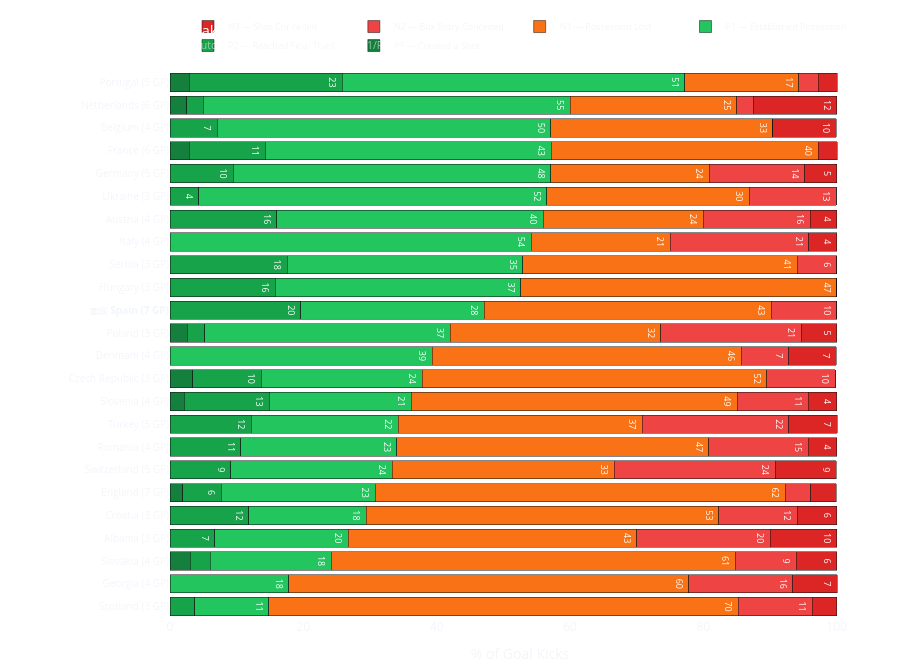

The cell this chart's notebook holds for it:
### Markdown cell above
---
## 6. Full 6-Tier Outcome Breakdown — All Teams

Stacked horizontal bar showing the P1–P3 / N1–N3 split for every team, sorted by positive outcome rate. This gives the complete picture of how each nation's goal-kick build-up ended.

### Code cell
# ══════════════════════════════════════════════════════════════
# CELL 11 — KPI 5: 6-Tier Outcome Stacked Bar (all teams)
# ══════════════════════════════════════════════════════════════

TIER_META = {
    'P1': ('#22c55e', 'Established Possession'),
    'P2': ('#16a34a', 'Reached Final Third'),
    'P3': ('#15803d', 'Created a Shot'),
    'N1': ('#f97316', 'Possession Lost'),
    'N2': ('#ef4444', 'Box Entry Conceded'),
    'N3': ('#dc2626', 'Shot Conceded'),
}

# Sort teams by positive_pct descending
sorted_kpi = kpi_df.sort_values('positive_pct', ascending=True).copy()

# Compute percentages for each tier
for code in ['P1', 'P2', 'P3', 'N1', 'N2', 'N3']:
    sorted_kpi[f'{code}_pct'] = (sorted_kpi[code] / sorted_kpi['total_gk'] * 100).round(1)

fig_tiers = go.Figure()

for code in ['P3', 'P2', 'P1', 'N1', 'N2', 'N3']:
    color, label = TIER_META[code]
    vals = sorted_kpi[f'{code}_pct'].tolist()

    fig_tiers.add_trace(go.Bar(
        y=sorted_kpi['team'],
        x=vals,
        orientation='h',
        name=f'{code} — {label}',
        marker_color=color,
        text=[f'{v:.0f}' if v >= 4 else '' for v in vals],
        textposition='inside',
        textfont=dict(size=9, color='white'),
        hovertemplate='<b>%{y}</b><br>' + f'{code} ({label})' + ': %{x:.1f}%<extra></extra>',
    ))

# Build y-axis labels with match count (GP) and 🇪🇸 for Spain
team_labels = sorted_kpi['team'].tolist()
highlighted_labels = []
for _, r in sorted_kpi.iterrows():
    t = r['team']
    gp = int(r['matches'])
    if t == HIGHLIGHT_TEAM:
        highlighted_labels.append(f'<b>🇪🇸 {t} ({gp} GP)</b>')
    else:
        highlighted_labels.append(f'{t} ({gp} GP)')

fig_tiers.update_layout(
    barmode='stack',
    template='plotly_dark',
    title=dict(
        text='🏆 6-Tier Outcome Breakdown — All Teams'
             '<br><sup style="color:rgba(255,255,255,0.55)">'
             'Euro 2024 · Sorted by Positive Outcome % · '
             'GP = Games Played · '
             'P1/P2/P3 (positive) · N1/N2/N3 (negative)</sup>',
        font=dict(size=15, color='white'),
    ),
    xaxis=dict(
        title='% of Goal Kicks',
        gridcolor='rgba(255,255,255,0.06)',
        zeroline=False,
        range=[0, 105],
    ),
    yaxis=dict(
        title='',
        tickfont=dict(size=10),
        ticktext=highlighted_labels,
        tickvals=team_labels,
    ),
    paper_bgcolor='rgba(0,0,0,0)',
    plot_bgcolor='rgba(0,0,0,0)',
    height=max(550, len(sorted_kpi) * 28),
    margin=dict(l=170, r=30, t=70, b=40),
    legend=dict(
        orientation='h',
        yanchor='bottom', y=1.02,
        xanchor='center', x=0.5,
        font=dict(size=9),
    ),
    bargap=0.2,
)

fig_tiers.show()

### Figure 1 — Plotly figure (JSON) as saved in the notebook; plotly's stock layout.template omitted (floating-point values rounded to 4 significant figures)
{"data": [{"hovertemplate": "<b>%{y}</b><br>P3 (Created a Shot): %{x:.1f}%<extra></extra>", "marker": {"color": "#15803d"}, "name": "P3 — Created a Shot", "orientation": "h", "text": ["", "", "", "", "", "", "", "", "", "", "", "", "", "", "", "", "", "", "", "", "", "", "", ""], "textfont": {"color": "white", "size": 9}, "textposition": "inside", "type": "bar", "x": [0, 0, 3, 0, 0, 1.9, 0, 0, 0, 2.1, 3.4, 0, 2.6, 0, 0, 0, 0, 0, 0, 0, 2.9, 0, 2.5, 2.9], "y": ["Scotland", "Georgia", "Slovakia", "Albania", "Croatia", "England", "Switzerland", "Romania", "Turkey", "Slovenia", "Czech Republic", "Denmark", "Poland", "Spain", "Hungary", "Serbia", "Italy", "Austria", "Ukraine", "Germany", "France", "Belgium", "Netherlands", "Portugal"]}, {"hovertemplate": "<b>%{y}</b><br>P2 (Reached Final Third): %{x:.1f}%<extra></extra>", "marker": {"color": "#16a34a"}, "name": "P2 — Reached Final Third", "orientation": "h", "text": ["", "", "", "7", "12", "6", "9", "11", "12", "13", "10", "", "", "20", "16", "18", "", "16", "4", "10", "11", "7", "", "23"], "textfont": {"color": "white", "size": 9}, "textposition": "inside", "type": "bar", "x": [3.7, 0, 3, 6.7, 11.8, 5.8, 9.1, 10.6, 12.2, 12.8, 10.3, 0, 2.6, 19.6, 15.8, 17.6, 0, 16, 4.3, 9.5, 11.4, 7.1, 2.5, 22.9], "y": ["Scotland", "Georgia", "Slovakia", "Albania", "Croatia", "England", "Switzerland", "Romania", "Turkey", "Slovenia", "Czech Republic", "Denmark", "Poland", "Spain", "Hungary", "Serbia", "Italy", "Austria", "Ukraine", "Germany", "France", "Belgium", "Netherlands", "Portugal"]}, {"hovertemplate": "<b>%{y}</b><br>P1 (Established Possession): %{x:.1f}%<extra></extra>", "marker": {"color": "#22c55e"}, "name": "P1 — Established Possession", "orientation": "h", "text": ["11", "18", "18", "20", "18", "23", "24", "23", "22", "21", "24", "39", "37", "28", "37", "35", "54", "40", "52", "48", "43", "50", "55", "51"], "textfont": {"color": "white", "size": 9}, "textposition": "inside", "type": "bar", "x": [11.1, 17.8, 18.2, 20, 17.6, 23.1, 24.2, 23.4, 22, 21.3, 24.1, 39.3, 36.8, 27.5, 36.8, 35.3, 54.2, 40, 52.2, 47.6, 42.9, 50, 55, 51.4], "y": ["Scotland", "Georgia", "Slovakia", "Albania", "Croatia", "England", "Switzerland", "Romania", "Turkey", "Slovenia", "Czech Republic", "Denmark", "Poland", "Spain", "Hungary", "Serbia", "Italy", "Austria", "Ukraine", "Germany", "France", "Belgium", "Netherlands", "Portugal"]}, {"hovertemplate": "<b>%{y}</b><br>N1 (Possession Lost): %{x:.1f}%<extra></extra>", "marker": {"color": "#f97316"}, "name": "N1 — Possession Lost", "orientation": "h", "text": ["70", "60", "61", "43", "53", "62", "33", "47", "37", "49", "52", "46", "32", "43", "47", "41", "21", "24", "30", "24", "40", "33", "25", "17"], "textfont": {"color": "white", "size": 9}, "textposition": "inside", "type": "bar", "x": [70.4, 60, 60.6, 43.3, 52.9, 61.5, 33.3, 46.8, 36.6, 48.9, 51.7, 46.4, 31.6, 43.1, 47.4, 41.2, 20.8, 24, 30.4, 23.8, 40, 33.3, 25, 17.1], "y": ["Scotland", "Georgia", "Slovakia", "Albania", "Croatia", "England", "Switzerland", "Romania", "Turkey", "Slovenia", "Czech Republic", "Denmark", "Poland", "Spain", "Hungary", "Serbia", "Italy", "Austria", "Ukraine", "Germany", "France", "Belgium", "Netherlands", "Portugal"]}, {"hovertemplate": "<b>%{y}</b><br>N2 (Box Entry Conceded): %{x:.1f}%<extra></extra>", "marker": {"color": "#ef4444"}, "name": "N2 — Box Entry Conceded", "orientation": "h", "text": ["11", "16", "9", "20", "12", "", "24", "15", "22", "11", "10", "7", "21", "10", "", "6", "21", "16", "13", "14", "", "", "", ""], "textfont": {"color": "white", "size": 9}, "textposition": "inside", "type": "bar", "x": [11.1, 15.6, 9.1, 20, 11.8, 3.8, 24.2, 14.9, 22, 10.6, 10.3, 7.1, 21.1, 9.8, 0, 5.9, 20.8, 16, 13, 14.3, 0, 0, 2.5, 2.9], "y": ["Scotland", "Georgia", "Slovakia", "Albania", "Croatia", "England", "Switzerland", "Romania", "Turkey", "Slovenia", "Czech Republic", "Denmark", "Poland", "Spain", "Hungary", "Serbia", "Italy", "Austria", "Ukraine", "Germany", "France", "Belgium", "Netherlands", "Portugal"]}, {"hovertemplate": "<b>%{y}</b><br>N3 (Shot Conceded): %{x:.1f}%<extra></extra>", "marker": {"color": "#dc2626"}, "name": "N3 — Shot Conceded", "orientation": "h", "text": ["", "7", "6", "10", "6", "", "9", "4", "7", "4", "", "7", "5", "", "", "", "4", "4", "", "5", "", "10", "12", ""], "textfont": {"color": "white", "size": 9}, "textposition": "inside", "type": "bar", "x": [3.7, 6.7, 6.1, 10, 5.9, 3.8, 9.1, 4.3, 7.3, 4.3, 0, 7.1, 5.3, 0, 0, 0, 4.2, 4, 0, 4.8, 2.9, 9.5, 12.5, 2.9], "y": ["Scotland", "Georgia", "Slovakia", "Albania", "Croatia", "England", "Switzerland", "Romania", "Turkey", "Slovenia", "Czech Republic", "Denmark", "Poland", "Spain", "Hungary", "Serbia", "Italy", "Austria", "Ukraine", "Germany", "France", "Belgium", "Netherlands", "Portugal"]}], "layout": {"bargap": 0.2, "barmode": "stack", "height": 672, "legend": {"font": {"size": 9}, "orientation": "h", "x": 0.5, "xanchor": "center", "y": 1.02, "yanchor": "bottom"}, "margin": {"b": 40, "l": 170, "r": 30, "t": 70}, "paper_bgcolor": "rgba(0,0,0,0)", "plot_bgcolor": "rgba(0,0,0,0)", "title": {"font": {"color": "white", "size": 15}, "text": "🏆 6-Tier Outcome Breakdown — All Teams<br><sup style=\"color:rgba(255,255,255,0.55)\">Euro 2024 · Sorted by Positive Outcome % · GP = Games Played · P1/P2/P3 (positive) · N1/N2/N3 (negative)</sup>"}, "xaxis": {"gridcolor": "rgba(255,255,255,0.06)", "range": [0, 105], "title": {"text": "% of Goal Kicks"}, "zeroline": false}, "yaxis": {"tickfont": {"size": 10}, "ticktext": ["Scotland (3 GP)", "Georgia (4 GP)", "Slovakia (4 GP)", "Albania (3 GP)", "Croatia (3 GP)", "England (7 GP)", "Switzerland (5 GP)", "Romania (4 GP)", "Turkey (5 GP)", "Slovenia (4 GP)", "Czech Republic (3 GP)", "Denmark (4 GP)", "Poland (3 GP)", "<b>🇪🇸 Spain (7 GP)</b>", "Hungary (3 GP)", "Serbia (3 GP)", "Italy (4 GP)", "Austria (4 GP)", "Ukraine (3 GP)", "Germany (5 GP)", "France (6 GP)", "Belgium (4 GP)", "Netherlands (6 GP)", "Portugal (5 GP)"], "tickvals": ["Scotland", "Georgia", "Slovakia", "Albania", "Croatia", "England", "Switzerland", "Romania", "Turkey", "Slovenia", "Czech Republic", "Denmark", "Poland", "Spain", "Hungary", "Serbia", "Italy", "Austria", "Ukraine", "Germany", "France", "Belgium", "Netherlands", "Portugal"], "title": {"text": ""}}}}
